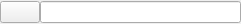
<?xml version="1.0" encoding="UTF-8"?>
<ui version="4.0">
 <class>ViewAuthorWidget</class>
 <widget class="QWidget" name="ViewAuthorWidget">
  <property name="geometry">
   <rect>
    <x>0</x>
    <y>0</y>
    <width>241</width>
    <height>24</height>
   </rect>
  </property>
  <property name="windowTitle">
   <string>ViewAuthorWidget</string>
  </property>
  <layout class="QHBoxLayout" name="horizontalLayout">
   <property name="spacing">
    <number>0</number>
   </property>
   <property name="leftMargin">
    <number>0</number>
   </property>
   <property name="topMargin">
    <number>0</number>
   </property>
   <property name="rightMargin">
    <number>0</number>
   </property>
   <property name="bottomMargin">
    <number>0</number>
   </property>
   <item>
    <widget class="QPushButton" name="deleteButton">
     <property name="text">
      <string/>
     </property>
     <property name="icon">
      <iconset resource="Resouces.qrc">
       <normaloff>:/resource/icons/x.png</normaloff>:/resource/icons/x.png</iconset>
     </property>
    </widget>
   </item>
   <item>
    <widget class="QLineEdit" name="infoText">
     <property name="readOnly">
      <bool>true</bool>
     </property>
    </widget>
   </item>
  </layout>
 </widget>
 <layoutdefault spacing="6" margin="11"/>
 <resources>
  <include location="Resouces.qrc"/>
 </resources>
 <connections/>
</ui>
